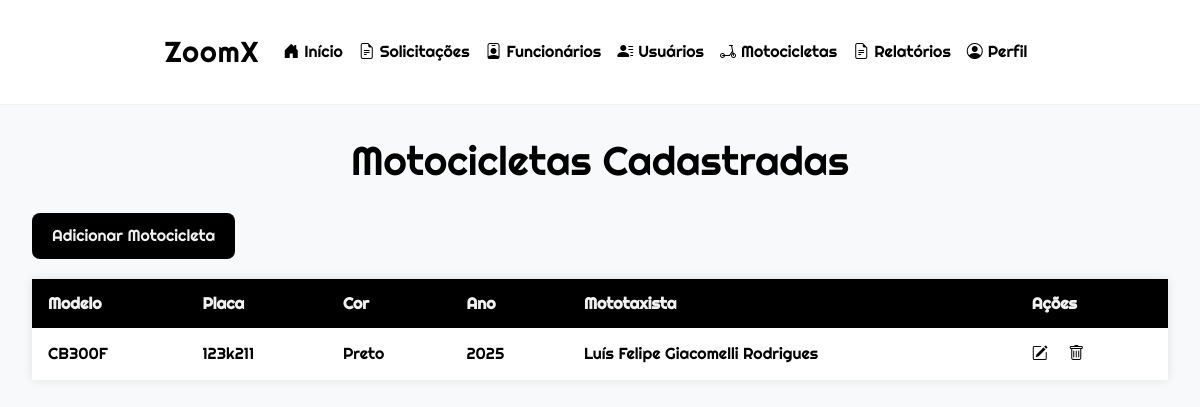
The app's page /admin/motocicletas/motocicletas.php (signed in) with its own data.
### tables this page shows
CREATE TABLE `motocicletas` (
  `mot_codigo` int(11) NOT NULL,
  `mot_modelo` varchar(100) NOT NULL,
  `mot_placa` varchar(10) NOT NULL,
  `mot_ano` int(11) NOT NULL,
  `fun_codigo` int(11) NOT NULL,
  `mot_cor` varchar(50) NOT NULL
);

CREATE TABLE `funcionarios` (
  `fun_codigo` int(11) NOT NULL,
  `fun_nome` varchar(255) NOT NULL,
  `fun_email` varchar(255) NOT NULL,
  `fun_telefone` varchar(15) NOT NULL,
  `fun_data_contratacao` date NOT NULL,
  `fun_cnh` varchar(20) DEFAULT NULL,
  `fun_ativo` tinyint(1) NOT NULL DEFAULT 1,
  `fun_senha` varchar(255) NOT NULL,
  `fun_cargo` varchar(100) NOT NULL
);

### admin/motocicletas/motocicletas.php (the view, shortened to what this page needs)
<?php
$conexao = conexao::getInstance();
$sql = "SELECT * FROM motocicletas m INNER JOIN funcionarios f ON m.fun_codigo = f.fun_codigo";
$stmt = $conexao->prepare($sql);
$stmt->execute();
$motocicletas = $stmt->fetchAll(PDO::FETCH_ASSOC);
?>
<!DOCTYPE html>
<html lang="pt-BR">
<head>
    <link rel="stylesheet" href="https://cdn.jsdelivr.net/npm/bootstrap-icons@1.12.1/font/bootstrap-icons.min.css">
</head>
<body>
    <?php include '../../components/header_admin.php'; ?>
    <main>
        <h1>Motocicletas Cadastradas</h1>
        <table>
            <thead>
                <tr>
                    <th>Modelo</th>
                    <th>Placa</th>
                    <th>Cor</th>
                    <th>Ano</th>
                    <th>Mototaxista</th>
                    <th>Ações</th>
                </tr>
            </thead>
            <tbody>
                <a href="adicionar_motocicleta.php" class="add-button">Adicionar Motocicleta</a>
                <?php foreach ($motocicletas as $motocicleta): ?>
                    <tr>
                        <td><?= htmlspecialchars($motocicleta['mot_modelo']) ?></td>
                        <td><?= htmlspecialchars($motocicleta['mot_placa']) ?></td>
                        <td><?= htmlspecialchars($motocicleta['mot_cor']) ?></td>
                        <td><?= htmlspecialchars($motocicleta['mot_ano']) ?></td>
                        <td><?= htmlspecialchars($motocicleta['fun_nome']) ?></td>
                        <td class="actions">
                            <a href="editar_motocicleta.php?id=<?= $motocicleta['mot_codigo'] ?>">
                                <i class="bi bi-pencil-square"></i>
                            </a>
                            <form action="../../actions/actionmotocicleta.php" method="POST" style="display:inline;">
                                <button type="submit" onclick="verificarAcao()" style="background:none; border:none; color:#000; cursor:pointer;">
                                    <i class="bi bi-trash"></i>
                                </button>
                            </form>
                        </td>
                    </tr>
                <?php endforeach; ?>
            </tbody>
        </table>
    </main>
</body>
</html>

### admin/motocicletas/motocicletas.php (style rules this page uses)
body { margin: 0; font-family: 'Righteous', sans-serif; background-color: #f0f0f0; color: #000; }
main { padding: 2rem; }
h1 { text-align: center; margin-bottom: 2rem; }
table { width: 100%; border-collapse: collapse; background-color: white; box-shadow: 0 0 10px rgba(0, 0, 0, 0.1); }
th, td { padding: 12px 16px; border-bottom: 1px solid #ddd; text-align: left; }
th { background-color: #000; color: #f0f0f0; }
.actions a { color: #000; text-decoration: none; font-weight: bold; margin-right: 10px; }
.add-button { display: inline-block; margin-top: 20px; margin-bottom: 20px; background-color: #000; color: #f0f0f0; padding: 10px 20px; text-decoration: none; border-radius: 8px; font-size: 1rem; }

### components/header_admin.php (style rules this page uses)
:root { --primary: #000; --secondary: #fff; --accent: #007bff; --light-bg: #f8f9fa; }
body { font-family: 'Righteous', sans-serif; background-color: var(--light-bg); color: var(--primary); line-height: 1.6; }

### records on screen
motocicletas: mot_modelo "CB300F", mot_placa "123k211", mot_cor "Preto", mot_ano "2025", fun_codigo.fun_nome "Luís Felipe Giacomelli Rodrigues"
